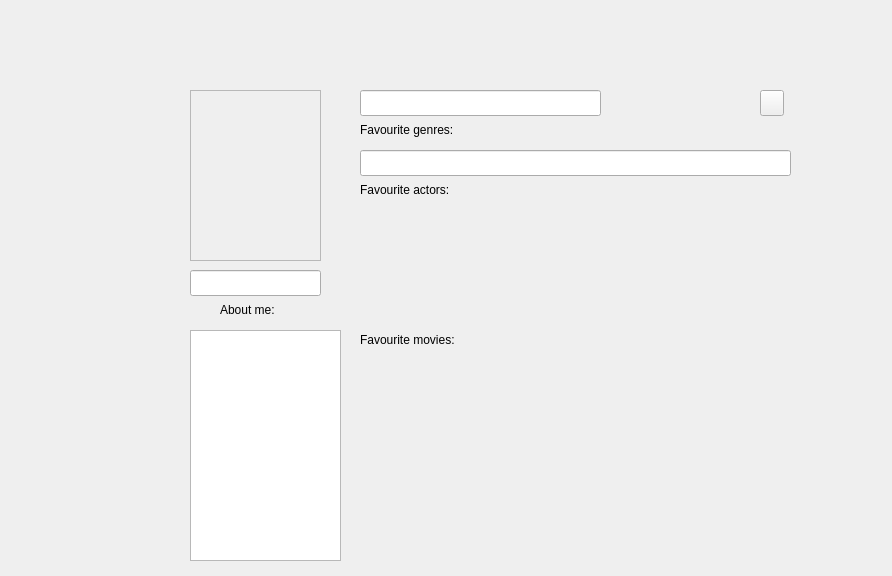
<?xml version="1.0" encoding="UTF-8"?>
<ui version="4.0">
 <class>Profile</class>
 <widget class="QWidget" name="Profile">
  <property name="geometry">
   <rect>
    <x>0</x>
    <y>0</y>
    <width>892</width>
    <height>576</height>
   </rect>
  </property>
  <property name="windowTitle">
   <string>Form</string>
  </property>
  <widget class="QFrame" name="frame">
   <property name="geometry">
    <rect>
     <x>190</x>
     <y>90</y>
     <width>131</width>
     <height>171</height>
    </rect>
   </property>
   <property name="frameShape">
    <enum>QFrame::StyledPanel</enum>
   </property>
   <property name="frameShadow">
    <enum>QFrame::Raised</enum>
   </property>
  </widget>
  <widget class="QLabel" name="label_status">
   <property name="geometry">
    <rect>
     <x>210</x>
     <y>270</y>
     <width>101</width>
     <height>20</height>
    </rect>
   </property>
   <property name="text">
    <string/>
   </property>
  </widget>
  <widget class="QLabel" name="label_favgenres">
   <property name="geometry">
    <rect>
     <x>360</x>
     <y>120</y>
     <width>161</width>
     <height>20</height>
    </rect>
   </property>
   <property name="text">
    <string>Favourite genres:</string>
   </property>
  </widget>
  <widget class="QLabel" name="label_favourite_genres">
   <property name="geometry">
    <rect>
     <x>360</x>
     <y>150</y>
     <width>281</width>
     <height>20</height>
    </rect>
   </property>
   <property name="text">
    <string/>
   </property>
  </widget>
  <widget class="QLabel" name="label_favactors">
   <property name="geometry">
    <rect>
     <x>360</x>
     <y>180</y>
     <width>131</width>
     <height>20</height>
    </rect>
   </property>
   <property name="text">
    <string>Favourite actors:</string>
   </property>
  </widget>
  <widget class="QLabel" name="label_favmovies">
   <property name="geometry">
    <rect>
     <x>360</x>
     <y>330</y>
     <width>171</width>
     <height>20</height>
    </rect>
   </property>
   <property name="text">
    <string>Favourite movies:</string>
   </property>
  </widget>
  <widget class="QLabel" name="label_about">
   <property name="geometry">
    <rect>
     <x>220</x>
     <y>300</y>
     <width>91</width>
     <height>20</height>
    </rect>
   </property>
   <property name="text">
    <string>About me:</string>
   </property>
  </widget>
  <widget class="QTextEdit" name="textEdit_about">
   <property name="geometry">
    <rect>
     <x>190</x>
     <y>330</y>
     <width>151</width>
     <height>231</height>
    </rect>
   </property>
  </widget>
  <widget class="QWidget" name="widget" native="true">
   <property name="geometry">
    <rect>
     <x>360</x>
     <y>370</y>
     <width>131</width>
     <height>191</height>
    </rect>
   </property>
  </widget>
  <widget class="QWidget" name="widget_2" native="true">
   <property name="geometry">
    <rect>
     <x>510</x>
     <y>370</y>
     <width>131</width>
     <height>191</height>
    </rect>
   </property>
  </widget>
  <widget class="QWidget" name="widget_3" native="true">
   <property name="geometry">
    <rect>
     <x>660</x>
     <y>370</y>
     <width>131</width>
     <height>191</height>
    </rect>
   </property>
  </widget>
  <widget class="QWidget" name="widget_4" native="true">
   <property name="geometry">
    <rect>
     <x>360</x>
     <y>210</y>
     <width>111</width>
     <height>101</height>
    </rect>
   </property>
  </widget>
  <widget class="QWidget" name="widget_5" native="true">
   <property name="geometry">
    <rect>
     <x>490</x>
     <y>210</y>
     <width>111</width>
     <height>101</height>
    </rect>
   </property>
  </widget>
  <widget class="QWidget" name="widget_6" native="true">
   <property name="geometry">
    <rect>
     <x>620</x>
     <y>210</y>
     <width>111</width>
     <height>101</height>
    </rect>
   </property>
  </widget>
  <widget class="QToolButton" name="toolButton_edit">
   <property name="geometry">
    <rect>
     <x>760</x>
     <y>90</y>
     <width>24</width>
     <height>26</height>
    </rect>
   </property>
   <property name="text">
    <string/>
   </property>
  </widget>
  <widget class="QLineEdit" name="lineEdit_username">
   <property name="geometry">
    <rect>
     <x>360</x>
     <y>90</y>
     <width>241</width>
     <height>26</height>
    </rect>
   </property>
  </widget>
  <widget class="QLineEdit" name="lineEdit_genres">
   <property name="geometry">
    <rect>
     <x>360</x>
     <y>150</y>
     <width>431</width>
     <height>26</height>
    </rect>
   </property>
  </widget>
  <widget class="QLineEdit" name="lineEdit_status">
   <property name="geometry">
    <rect>
     <x>190</x>
     <y>270</y>
     <width>131</width>
     <height>26</height>
    </rect>
   </property>
  </widget>
 </widget>
 <resources/>
 <connections/>
</ui>
